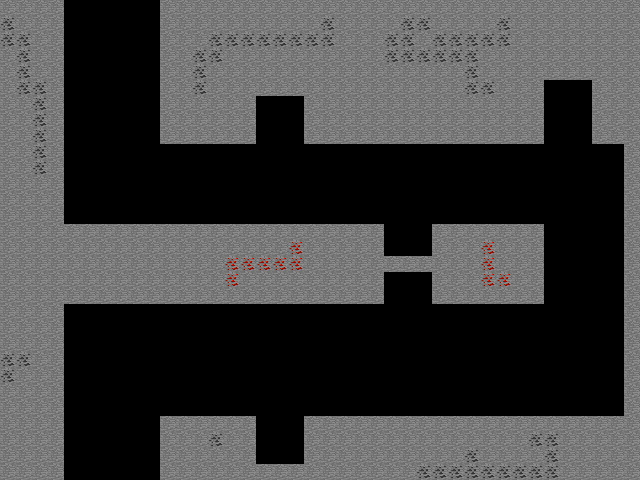

This is a level from a 2D game, rendered from its Tiled map with the project's own tilesets. A one-line summary and the complete map file follow:
An orthogonal 40x30 tile map with 16x16 px tiles, 1 tile layer (Tile Layer 1) and 12 objects (2x Checkpoint, Enemy_1_spawn, Enemy_1_path, Enemy_3_spawn, Enemy_3_path, ...).

<map version="1.2" tiledversion="1.2.3" orientation="orthogonal" renderorder="right-down" width="40" height="30" tilewidth="16" tileheight="16" infinite="0" nextlayerid="4" nextobjectid="16">
 <tileset firstgid="1" source="mc_sprites.tsx" />
 <layer id="2" name="Tile Layer 1" width="40" height="30">
  <data encoding="csv">
2,2,2,2,0,0,0,0,0,0,2,2,2,2,2,2,2,2,2,2,2,2,2,2,2,2,2,2,2,2,2,2,2,2,2,2,2,2,2,2,
83,2,2,2,0,0,0,0,0,0,2,2,2,2,2,2,2,2,2,2,83,2,2,2,2,83,83,2,2,2,2,83,2,2,2,2,2,2,2,2,
83,83,2,2,0,0,0,0,0,0,2,2,2,83,83,83,83,83,83,83,83,2,2,2,83,83,2,83,83,83,83,83,2,2,2,2,2,2,2,2,
2,83,2,2,0,0,0,0,0,0,2,2,83,83,2,2,2,2,2,2,2,2,2,2,83,83,83,83,83,83,2,2,2,2,2,2,2,2,2,2,
2,83,2,2,0,0,0,0,0,0,2,2,83,2,2,2,2,2,2,2,2,2,2,2,2,2,2,2,2,83,2,2,2,2,2,2,2,2,2,2,
2,83,83,2,0,0,0,0,0,0,2,2,83,2,2,2,2,2,2,2,2,2,2,2,2,2,2,2,2,83,83,2,2,2,0,0,0,2,2,2,
2,2,83,2,0,0,0,0,0,0,2,2,2,2,2,2,0,0,0,2,2,2,2,2,2,2,2,2,2,2,2,2,2,2,0,0,0,2,2,2,
2,2,83,2,0,0,0,0,0,0,2,2,2,2,2,2,0,0,0,2,2,2,2,2,2,2,2,2,2,2,2,2,2,2,0,0,0,2,2,2,
2,2,83,2,0,0,0,0,0,0,2,2,2,2,2,2,0,0,0,2,2,2,2,2,2,2,2,2,2,2,2,2,2,2,0,0,0,2,2,2,
2,2,83,2,0,0,0,0,0,0,0,0,0,0,0,0,0,0,0,0,0,0,0,0,0,0,0,0,0,0,0,0,0,0,0,0,0,0,0,2,
2,2,83,2,0,0,0,0,0,0,0,0,0,0,0,0,0,0,0,0,0,0,0,0,0,0,0,0,0,0,0,0,0,0,0,0,0,0,0,2,
2,2,2,2,0,0,0,0,0,0,0,0,0,0,0,0,0,0,0,0,0,0,0,0,0,0,0,0,0,0,0,0,0,0,0,0,0,0,0,2,
2,2,2,2,0,0,0,0,0,0,0,0,0,0,0,0,0,0,0,0,0,0,0,0,0,0,0,0,0,0,0,0,0,0,0,0,0,0,0,2,
2,2,2,2,0,0,0,0,0,0,0,0,0,0,0,0,0,0,0,0,0,0,0,0,0,0,0,0,0,0,0,0,0,0,0,0,0,0,0,2,
2,2,2,2,2,2,2,2,2,2,2,2,2,2,2,2,2,2,2,2,2,2,2,2,0,0,0,2,2,2,2,2,2,2,0,0,0,0,0,2,
2,2,2,2,2,2,2,2,2,2,2,2,2,2,2,2,2,2,124,2,2,2,2,2,0,0,0,2,2,2,124,2,2,2,0,0,0,0,0,2,
2,2,2,2,2,2,2,2,2,2,2,2,2,2,124,124,124,124,124,2,2,2,2,2,2,2,2,2,2,2,124,2,2,2,0,0,0,0,0,2,
2,2,2,2,2,2,2,2,2,2,2,2,2,2,124,2,2,2,2,2,2,2,2,2,0,0,0,2,2,2,124,124,2,2,0,0,0,0,0,2,
2,2,2,2,2,2,2,2,2,2,2,2,2,2,2,2,2,2,2,2,2,2,2,2,0,0,0,2,2,2,2,2,2,2,0,0,0,0,0,2,
2,2,2,2,0,0,0,0,0,0,0,0,0,0,0,0,0,0,0,0,0,0,0,0,0,0,0,0,0,0,0,0,0,0,0,0,0,0,0,2,
2,2,2,2,0,0,0,0,0,0,0,0,0,0,0,0,0,0,0,0,0,0,0,0,0,0,0,0,0,0,0,0,0,0,0,0,0,0,0,2,
2,2,2,2,0,0,0,0,0,0,0,0,0,0,0,0,0,0,0,0,0,0,0,0,0,0,0,0,0,0,0,0,0,0,0,0,0,0,0,2,
83,83,2,2,0,0,0,0,0,0,0,0,0,0,0,0,0,0,0,0,0,0,0,0,0,0,0,0,0,0,0,0,0,0,0,0,0,0,0,2,
83,2,2,2,0,0,0,0,0,0,0,0,0,0,0,0,0,0,0,0,0,0,0,0,0,0,0,0,0,0,0,0,0,0,0,0,0,0,0,2,
2,2,2,2,0,0,0,0,0,0,0,0,0,0,0,0,0,0,0,0,0,0,0,0,0,0,0,0,0,0,0,0,0,0,0,0,0,0,0,2,
2,2,2,2,0,0,0,0,0,0,0,0,0,0,0,0,0,0,0,0,0,0,0,0,0,0,0,0,0,0,0,0,0,0,0,0,0,0,0,2,
2,2,2,2,0,0,0,0,0,0,2,2,2,2,2,2,0,0,0,2,2,2,2,2,2,2,2,2,2,2,2,2,2,2,2,2,2,2,2,2,
2,2,2,2,0,0,0,0,0,0,2,2,2,83,2,2,0,0,0,2,2,2,2,2,2,2,2,2,2,2,2,2,2,83,83,2,2,2,2,2,
2,2,2,2,0,0,0,0,0,0,2,2,2,2,2,2,0,0,0,2,2,2,2,2,2,2,2,2,2,83,2,2,2,2,83,2,2,2,2,2,
2,2,2,2,0,0,0,0,0,0,2,2,2,2,2,2,2,2,2,2,2,2,2,2,2,2,83,83,83,83,83,83,83,83,83,2,2,2,2,2
</data>
 </layer>
 <objectgroup id="3" name="Object Layer 1">
  <object id="4" name="Enemy_1_spawn" gid="398" x="260" y="138.843" width="40.3663" height="40.3663" />
  <object id="5" name="Enemy_1_path" x="260" y="101" width="40.3663" height="119" />
  <object id="6" name="Enemy_3_spawn" gid="398" x="548" y="125.844" width="40.3664" height="40.3664" />
  <object id="7" name="Enemy_3_path" x="548" y="88" width="40.3664" height="320" />
  <object id="8" name="Enemy_2_spawn" gid="398" x="388" y="250.282" width="40.3664" height="40.3664" />
  <object id="9" name="Enemy_2_path" x="388" y="149" width="40.3664" height="104.145" />
  <object id="10" name="Enemy_4_spawn" gid="398" x="388" y="321.045" width="40.3664" height="40.3664" />
  <object id="11" name="Enemy_4_path" x="388" y="283.201" width="40.3664" height="126.799" />
  <object id="12" name="Enemy_6_spawn" gid="398" x="260" y="352.8" width="40.3664" height="40.3664" />
  <object id="13" name="Enemy_6_path" x="260" y="307" width="40.3664" height="153" />
  <object id="14" name="Checkpoint" gid="593" x="192" y="159" width="16" height="16" />
  <object id="15" name="Checkpoint" gid="593" x="161" y="321" width="16" height="16" />
 </objectgroup>
</map>
